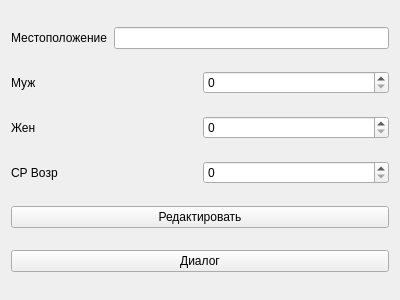
<?xml version="1.0" encoding="UTF-8"?>
<ui version="4.0">
 <class>audienceForm</class>
 <widget class="QWidget" name="audienceForm">
  <property name="geometry">
   <rect>
    <x>0</x>
    <y>0</y>
    <width>400</width>
    <height>300</height>
   </rect>
  </property>
  <property name="maximumSize">
   <size>
    <width>400</width>
    <height>300</height>
   </size>
  </property>
  <property name="windowTitle">
   <string>Form</string>
  </property>
  <layout class="QVBoxLayout" name="verticalLayout">
   <item>
    <layout class="QHBoxLayout" name="horizontalLayout">
     <item>
      <widget class="QLabel" name="label">
       <property name="text">
        <string>Местоположение</string>
       </property>
      </widget>
     </item>
     <item>
      <widget class="QLineEdit" name="lineEdit"/>
     </item>
    </layout>
   </item>
   <item>
    <layout class="QHBoxLayout" name="horizontalLayout_2">
     <item>
      <widget class="QLabel" name="label_2">
       <property name="text">
        <string>Муж</string>
       </property>
      </widget>
     </item>
     <item>
      <widget class="QSpinBox" name="spinBox"/>
     </item>
    </layout>
   </item>
   <item>
    <layout class="QHBoxLayout" name="horizontalLayout_3">
     <item>
      <widget class="QLabel" name="label_3">
       <property name="text">
        <string>Жен</string>
       </property>
      </widget>
     </item>
     <item>
      <widget class="QSpinBox" name="spinBox_2"/>
     </item>
    </layout>
   </item>
   <item>
    <layout class="QHBoxLayout" name="horizontalLayout_4">
     <item>
      <widget class="QLabel" name="label_4">
       <property name="text">
        <string>СР Возр</string>
       </property>
      </widget>
     </item>
     <item>
      <widget class="QSpinBox" name="spinBox_3"/>
     </item>
    </layout>
   </item>
   <item>
    <widget class="QPushButton" name="pushButton_2">
     <property name="text">
      <string>Редактировать</string>
     </property>
    </widget>
   </item>
   <item>
    <widget class="QPushButton" name="pushButton">
     <property name="text">
      <string>Диалог</string>
     </property>
    </widget>
   </item>
  </layout>
 </widget>
 <resources/>
 <connections/>
</ui>
